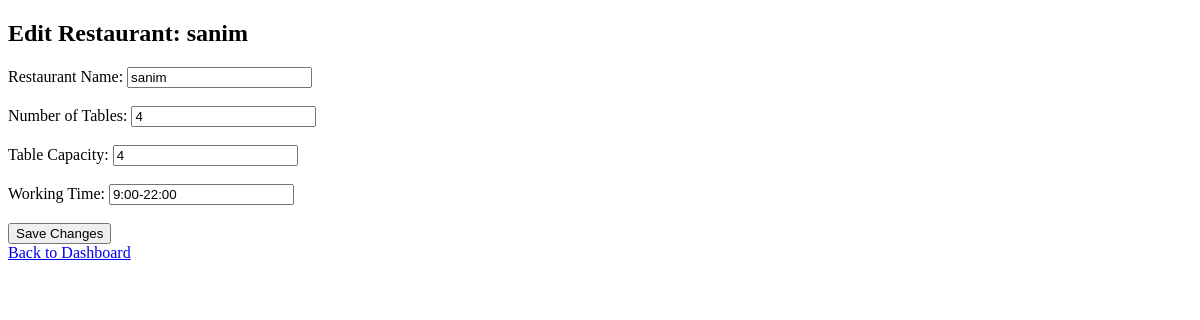
The page /restaurant/edit/1 (signed in) on the database as committed earlier.
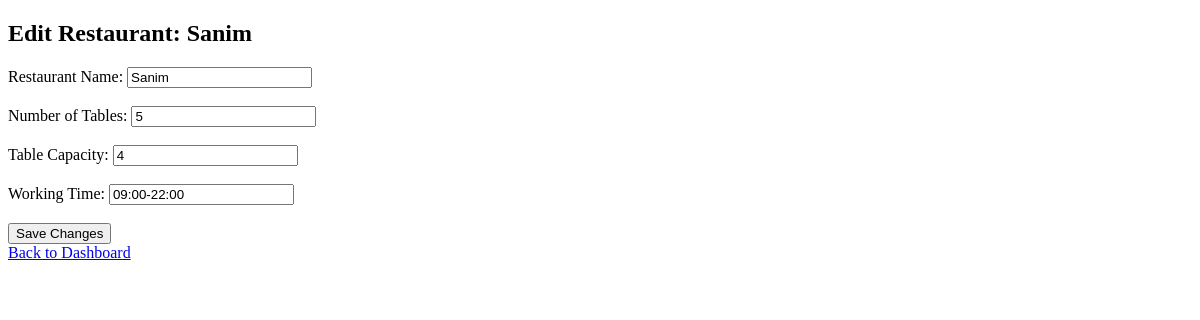
The same page on the database as committed later.
### app/models/restaurant.py (models this page shows)
class Restaurant(Base):
    __tablename__ = "restaurants"
    id = Column(Integer, primary_key=True, index=True)
    owner_id = Column(Integer, ForeignKey("users.id"), nullable=False)
    name = Column(String, nullable=False)
    num_tables = Column(Integer, nullable=False)
    table_capacity = Column(Integer, nullable=False)
    working_time = Column(String, nullable=False)
    comments = relationship("Comment", back_populates="restaurant")
    ratings = relationship("Rating", back_populates="restaurant")

### app/api/views.py (the view)
@router.get("/restaurant/edit/{restaurant_id}", response_class=HTMLResponse)
def edit_restaurant_form(request: Request, restaurant_id: int, db: Session = Depends(get_db)):
    user = get_current_user_from_session(request, db)
    restaurant = db.query(Restaurant).filter(Restaurant.id == restaurant_id, Restaurant.owner_id == user.id).first()
    if not restaurant:
        raise HTTPException(status_code=404, detail="Restaurant not found or not owned by you")
    return templates.TemplateResponse("edit_restaurant.html", {"request": request, "restaurant": restaurant})

### app/templates/edit_restaurant.html (shortened to what this page needs)
<!DOCTYPE html>
<html>
<head>
</head>
<body>
    <h2>Edit Restaurant: {{ restaurant.name }}</h2>
    <form action="/restaurant/edit/{{ restaurant.id }}" method="post">
        <label for="name">Restaurant Name:</label>
        <input type="text" id="name" name="name" value="{{ restaurant.name }}" required><br><br>
        <label for="num_tables">Number of Tables:</label>
        <input type="number" id="num_tables" name="num_tables" value="{{ restaurant.num_tables }}" required><br><br>
        <label for="table_capacity">Table Capacity:</label>
        <input type="number" id="table_capacity" name="table_capacity" value="{{ restaurant.table_capacity }}" required><br><br>
        <label for="working_time">Working Time:</label>
        <input type="text" id="working_time" name="working_time" value="{{ restaurant.working_time }}" required><br><br>
        <button type="submit">Save Changes</button>
    </form>
    <a href="/dashboard">Back to Dashboard</a>
</body>
</html>

Rows that differ between the two databases and show on the page:
changed Restaurant: name "sanim" → "Sanim"; num_tables "4" → "5"; working_time "9:00-22:00" → "09:00-22:00"
